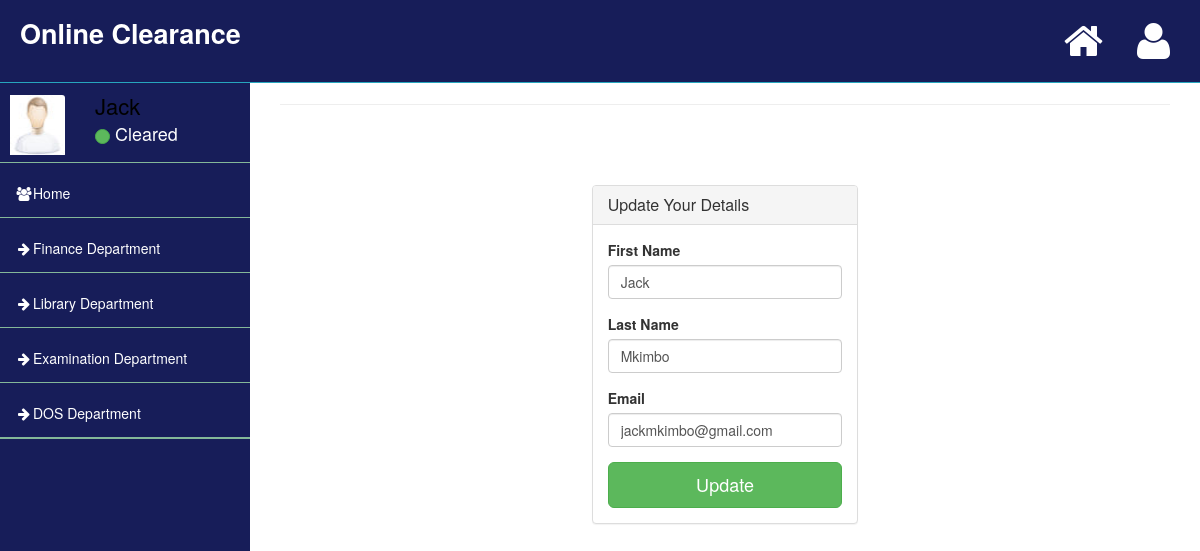
/studentAccount.php (signed in), run on the app's committed database.
### tables this page shows
CREATE TABLE `students` (
  `id` int(11) NOT NULL,
  `lastName` varchar(255) NOT NULL,
  `firstName` varchar(255) DEFAULT NULL,
  `status` int(11) DEFAULT NULL,
  `faculty` varchar(255) DEFAULT NULL,
  `email` varchar(255) DEFAULT NULL,
  `password` varchar(255) DEFAULT NULL,
  `year` varchar(255) DEFAULT NULL,
  `regNumber` varchar(255) DEFAULT NULL
);

### studentAccount.php (the view, shortened to what this page needs)
<?php
include("connect.php");
include("functions/main.php");
?>
<!DOCTYPE html>
<html>
<head>
    <link href="assets/plugins/bootstrap/bootstrap.css" rel="stylesheet" />
    <link href="assets/font-awesome/css/font-awesome.css" rel="stylesheet" />
    <link href="assets/plugins/pace/pace-theme-big-counter.css" rel="stylesheet" />
    <link href="assets/css/style.css" rel="stylesheet" />
    <link href="assets/css/main-style.css" rel="stylesheet" />
    <link href="assets/plugins/morris/morris-0.4.3.min.css" rel="stylesheet" />
    <link href="assets/plugins/dataTables/dataTables.bootstrap.css" rel="stylesheet" />
   </head>
<body>
    <div id="wrapper">
        <?php include('inc/nav.php');?>
        <?php include('inc/side.php');?>
        <div id="page-wrapper">
            <?php include('inc/head.php');
            ?>
        <div class="row">
            <?php
            global $con;
            $reg = $_SESSION['student_id'];
                    $checkuser="select * from students where regNumber='$reg'";
                    $execute=mysqli_query($con,$checkuser);
                    $usercount=mysqli_num_rows($execute);
                    if($usercount == 1){
                        while($row_pass=mysqli_fetch_array($execute)){
                            $firstname=$row_pass['firstName'];
                            $lastname=$row_pass['lastName'];
                            $email=$row_pass['email'];
                        }
                    }else{
                        echo '<script>alert("Student does not exist in our database!"); window.location="studentRegister.php"</script>';
                    }
            ?>
            <div class="col-md-4 col-md-offset-4">
                <div class="login-panel panel panel-default">
                    <div class="panel-heading">
                        <h3 class="panel-title">Update Your Details</h3>
                    </div>
                    <div class="panel-body">
                        <form role="form" method="post" action="">
                            <fieldset>
                                <div class="form-group">
                                    <label for="firstname">First Name</label>
                                    <input class="form-control" value="<?php echo $firstname?>" type="text" id="firstname"  name="first_name" required="">
                                </div>
                                <div class="form-group">
                                    <label for="lastname">Last Name</label>
                                    <input class="form-control" value="<?php echo $lastname?>" type="text" id="lastname" name="last_name" required="">
                                </div>
                                <div class="form-group">
                                    <label for="email">Email</label>
                                    <input class="form-control"  value="<?php echo $email?>" type="text" id="email" name="email">
                                </div>
                                <button class="btn btn-lg btn-success btn-block" name="update">Update</button>
                            </fieldset>
                        </form>
                    </div>
                </div>
            </div>
        </div>
    </div>
</body>
</html>

### functions/main.php (shortened to what this page needs)
<?php
include("connect.php");
function student_name(){
	global $con;
	$id=$_SESSION['student_id'];
	$get_cats = "select * from students where regNumber='$id'";
	$run_cats = mysqli_query($con, $get_cats);
	while($row_pro=mysqli_fetch_array($run_cats)){
		$fname=$row_pro['firstName'];
	}
	echo "$fname";
}
function student_status(){
	global $con;
	$id=$_SESSION['student_id'];
	$get_cats = "select * from students where regNumber='$id'";
	$run_cats = mysqli_query($con, $get_cats);
	while($row_pro=mysqli_fetch_array($run_cats)){
		$status=$row_pro['status'];
	}
	if($status == 1){
	echo '<span class="user-circle-online btn btn-success btn-circle "></span>&nbsp;Cleared';
	} else {
	echo '<span class="user-circle-online btn btn-danger btn-circle "></span>&nbsp;Not Cleared';
	}
}
?>

### assets/css/style.css (style rules this page uses)
body { background-color: #f8f8f8; }
#wrapper { width: 100%; margin-top: 55px !important; background-color: #171d59; }
#page-wrapper { padding: 0 15px; min-height: 568px; background-color: #fff; }
.login-panel { margin-top: 15%; }
.btn-circle { width: 30px; height: 30px; padding: 6px 0; border-radius: 15px; text-align: center; font-size: 12px; line-height: 1.428571429; }

### assets/css/main-style.css (style rules this page uses)
.user-circle-online { width: 15px !important; height: 15px !important; }
@media (min-width: 768px) { #page-wrapper { position: inherit; margin: 0 0 0 250px; padding: 0 30px; min-height: 1000px; } }

### data on the page
students: firstName "Jack", first_name "Jack", last_name "Mkimbo", email "jackmkimbo@gmail.com"
